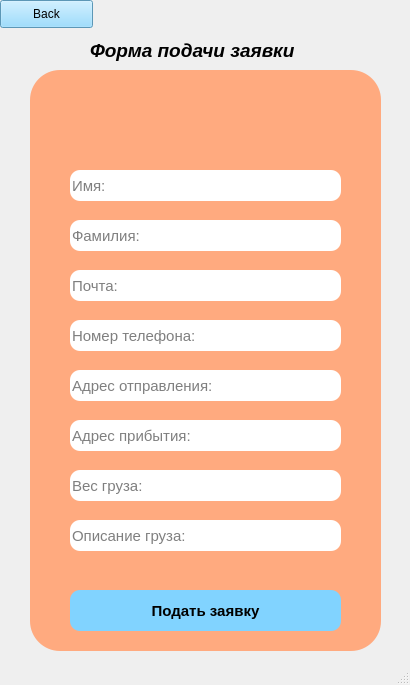
<?xml version="1.0" encoding="UTF-8"?>
<ui version="4.0">
 <class>MainWindow</class>
 <widget class="QMainWindow" name="MainWindow">
  <property name="geometry">
   <rect>
    <x>0</x>
    <y>0</y>
    <width>410</width>
    <height>685</height>
   </rect>
  </property>
  <property name="windowTitle">
   <string>MainWindow</string>
  </property>
  <property name="styleSheet">
   <string notr="true">/*background-color: rgb(0, 255, 255);</string>
  </property>
  <widget class="QWidget" name="centralwidget">
   <widget class="QPushButton" name="pushButton_Back">
    <property name="geometry">
     <rect>
      <x>0</x>
      <y>0</y>
      <width>93</width>
      <height>28</height>
     </rect>
    </property>
    <property name="styleSheet">
     <string notr="true">background-color: rgb(129, 211, 255);</string>
    </property>
    <property name="text">
     <string>Back</string>
    </property>
   </widget>
   <widget class="QFrame" name="frame">
    <property name="geometry">
     <rect>
      <x>30</x>
      <y>70</y>
      <width>351</width>
      <height>581</height>
     </rect>
    </property>
    <property name="font">
     <font>
      <italic>true</italic>
     </font>
    </property>
    <property name="styleSheet">
     <string notr="true">border-radius: 30px;
background-color: rgb(255, 170, 127);</string>
    </property>
    <property name="frameShape">
     <enum>QFrame::StyledPanel</enum>
    </property>
    <property name="frameShadow">
     <enum>QFrame::Raised</enum>
    </property>
    <widget class="QPushButton" name="pushButton_CreateRequest">
     <property name="geometry">
      <rect>
       <x>40</x>
       <y>520</y>
       <width>271</width>
       <height>41</height>
      </rect>
     </property>
     <property name="font">
      <font>
       <family>Arial</family>
       <pointsize>11</pointsize>
       <weight>75</weight>
       <bold>true</bold>
      </font>
     </property>
     <property name="styleSheet">
      <string notr="true">background-color: rgb(129, 211, 255);
border-radius: 10px</string>
     </property>
     <property name="text">
      <string>Подать заявку</string>
     </property>
    </widget>
    <widget class="QLineEdit" name="lineEdit_FirstName">
     <property name="geometry">
      <rect>
       <x>40</x>
       <y>100</y>
       <width>271</width>
       <height>31</height>
      </rect>
     </property>
     <property name="font">
      <font>
       <family>Arial</family>
       <pointsize>11</pointsize>
      </font>
     </property>
     <property name="whatsThis">
      <string>&lt;html&gt;&lt;head/&gt;&lt;body&gt;&lt;p align=&quot;center&quot;&gt;&lt;br/&gt;&lt;/p&gt;&lt;/body&gt;&lt;/html&gt;</string>
     </property>
     <property name="styleSheet">
      <string notr="true">border-radius: 10px;
background-color: rgb(255, 255, 255);</string>
     </property>
     <property name="placeholderText">
      <string>Имя:</string>
     </property>
     <property name="cursorMoveStyle">
      <enum>Qt::LogicalMoveStyle</enum>
     </property>
     <property name="clearButtonEnabled">
      <bool>false</bool>
     </property>
    </widget>
    <widget class="QLineEdit" name="lineEdit_LastName">
     <property name="geometry">
      <rect>
       <x>40</x>
       <y>150</y>
       <width>271</width>
       <height>31</height>
      </rect>
     </property>
     <property name="font">
      <font>
       <family>Arial</family>
       <pointsize>11</pointsize>
      </font>
     </property>
     <property name="styleSheet">
      <string notr="true">border-radius: 10px;
background-color: rgb(255, 255, 255);</string>
     </property>
     <property name="placeholderText">
      <string>Фамилия:</string>
     </property>
    </widget>
    <widget class="QLineEdit" name="lineEdit_Email_2">
     <property name="geometry">
      <rect>
       <x>40</x>
       <y>200</y>
       <width>271</width>
       <height>31</height>
      </rect>
     </property>
     <property name="font">
      <font>
       <family>Arial</family>
       <pointsize>11</pointsize>
      </font>
     </property>
     <property name="styleSheet">
      <string notr="true">border-radius: 10px;
background-color: rgb(255, 255, 255);</string>
     </property>
     <property name="text">
      <string/>
     </property>
     <property name="placeholderText">
      <string>Почта:</string>
     </property>
    </widget>
    <widget class="QLineEdit" name="lineEdit_NumberPhone">
     <property name="geometry">
      <rect>
       <x>40</x>
       <y>250</y>
       <width>271</width>
       <height>31</height>
      </rect>
     </property>
     <property name="font">
      <font>
       <family>Arial</family>
       <pointsize>11</pointsize>
      </font>
     </property>
     <property name="styleSheet">
      <string notr="true">border-radius: 10px;
background-color: rgb(255, 255, 255);</string>
     </property>
     <property name="placeholderText">
      <string>Номер телефона:</string>
     </property>
    </widget>
    <widget class="QLineEdit" name="lineEdit_PlaceDispatch">
     <property name="geometry">
      <rect>
       <x>40</x>
       <y>300</y>
       <width>271</width>
       <height>31</height>
      </rect>
     </property>
     <property name="font">
      <font>
       <family>Arial</family>
       <pointsize>11</pointsize>
      </font>
     </property>
     <property name="styleSheet">
      <string notr="true">border-radius: 10px;
background-color: rgb(255, 255, 255);</string>
     </property>
     <property name="text">
      <string/>
     </property>
     <property name="placeholderText">
      <string>Адрес отправления:</string>
     </property>
    </widget>
    <widget class="QLineEdit" name="lineEdit_PlaceDelivery">
     <property name="geometry">
      <rect>
       <x>40</x>
       <y>350</y>
       <width>271</width>
       <height>31</height>
      </rect>
     </property>
     <property name="font">
      <font>
       <family>Arial</family>
       <pointsize>11</pointsize>
      </font>
     </property>
     <property name="styleSheet">
      <string notr="true">border-radius: 10px;
background-color: rgb(255, 255, 255);</string>
     </property>
     <property name="placeholderText">
      <string>Адрес прибытия:</string>
     </property>
    </widget>
    <widget class="QLineEdit" name="lineEdit_CargoWeight">
     <property name="geometry">
      <rect>
       <x>40</x>
       <y>400</y>
       <width>271</width>
       <height>31</height>
      </rect>
     </property>
     <property name="font">
      <font>
       <family>Arial</family>
       <pointsize>11</pointsize>
      </font>
     </property>
     <property name="styleSheet">
      <string notr="true">border-radius: 10px;
background-color: rgb(255, 255, 255);</string>
     </property>
     <property name="placeholderText">
      <string>Вес груза:</string>
     </property>
    </widget>
    <widget class="QLabel" name="label_Logo">
     <property name="geometry">
      <rect>
       <x>140</x>
       <y>20</y>
       <width>71</width>
       <height>61</height>
      </rect>
     </property>
     <property name="text">
      <string/>
     </property>
     <property name="pixmap">
      <pixmap>../TransportCompany/Resources/Logo.png</pixmap>
     </property>
    </widget>
    <widget class="QLineEdit" name="lineEdit_CargoDescription">
     <property name="geometry">
      <rect>
       <x>40</x>
       <y>450</y>
       <width>271</width>
       <height>31</height>
      </rect>
     </property>
     <property name="font">
      <font>
       <family>Arial</family>
       <pointsize>11</pointsize>
      </font>
     </property>
     <property name="styleSheet">
      <string notr="true">border-radius: 10px;
background-color: rgb(255, 255, 255);</string>
     </property>
     <property name="placeholderText">
      <string>Описание груза:</string>
     </property>
    </widget>
   </widget>
   <widget class="QLabel" name="label_Info">
    <property name="geometry">
     <rect>
      <x>90</x>
      <y>40</y>
      <width>211</width>
      <height>21</height>
     </rect>
    </property>
    <property name="font">
     <font>
      <family>Arial</family>
      <pointsize>14</pointsize>
      <weight>75</weight>
      <italic>true</italic>
      <bold>true</bold>
     </font>
    </property>
    <property name="whatsThis">
     <string>&lt;html&gt;&lt;head/&gt;&lt;body&gt;&lt;p align=&quot;center&quot;&gt;&lt;br/&gt;&lt;/p&gt;&lt;/body&gt;&lt;/html&gt;</string>
    </property>
    <property name="text">
     <string>Форма подачи заявки</string>
    </property>
   </widget>
  </widget>
  <widget class="QMenuBar" name="menubar">
   <property name="geometry">
    <rect>
     <x>0</x>
     <y>0</y>
     <width>410</width>
     <height>26</height>
    </rect>
   </property>
  </widget>
  <widget class="QStatusBar" name="statusbar"/>
 </widget>
 <resources/>
 <connections/>
</ui>
